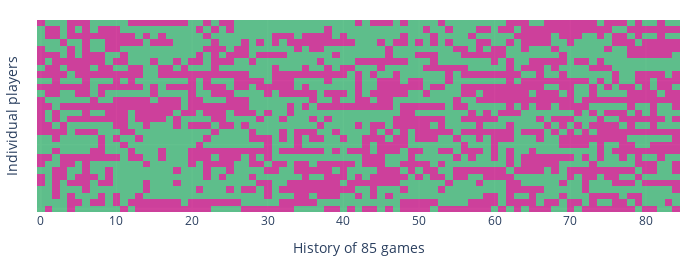

Source (notebook cell):
### Markdown cell above
# Coinflip History

### Code cell
mock_history = generate_obvious_loser_q(number_of_players=30, number_of_games=85)
plot_history(mock_history);

### Figure 1 — Plotly figure (JSON) as saved in the notebook; plotly's stock layout.template omitted (floating-point values rounded to 4 significant figures; data arrays with more than 128 entries replaced by an {"elided": "..."} marker saying what was removed)
{"data": [{"colorscale": [[0, "rgba(199, 21, 133, 0.8)"], [1, "rgba(60, 179, 113, 0.8)"]], "customdata": {"elided": "30x85x5 str values"}, "hovertemplate": "<b>Summoner: %{customdata[0]}</b><br>Win: %{customdata[1]}<br>Lane: %{customdata[2]}<br>KDA: %{customdata[3]:.2f} <br>Start: %{customdata[4]}", "name": "History", "showscale": false, "type": "heatmap", "z": {"elided": "30x85 int values"}}], "layout": {"height": 266.7, "margin": {"b": 20, "l": 20, "r": 20, "t": 20}, "width": 700, "xaxis": {"autorange": true, "range": [-0.5, 84.5], "title": {"text": "History of 85 games"}}, "yaxis": {"autorange": true, "range": [-0.5, 29.5], "showticklabels": false, "title": {"text": "Individual players"}}}}
